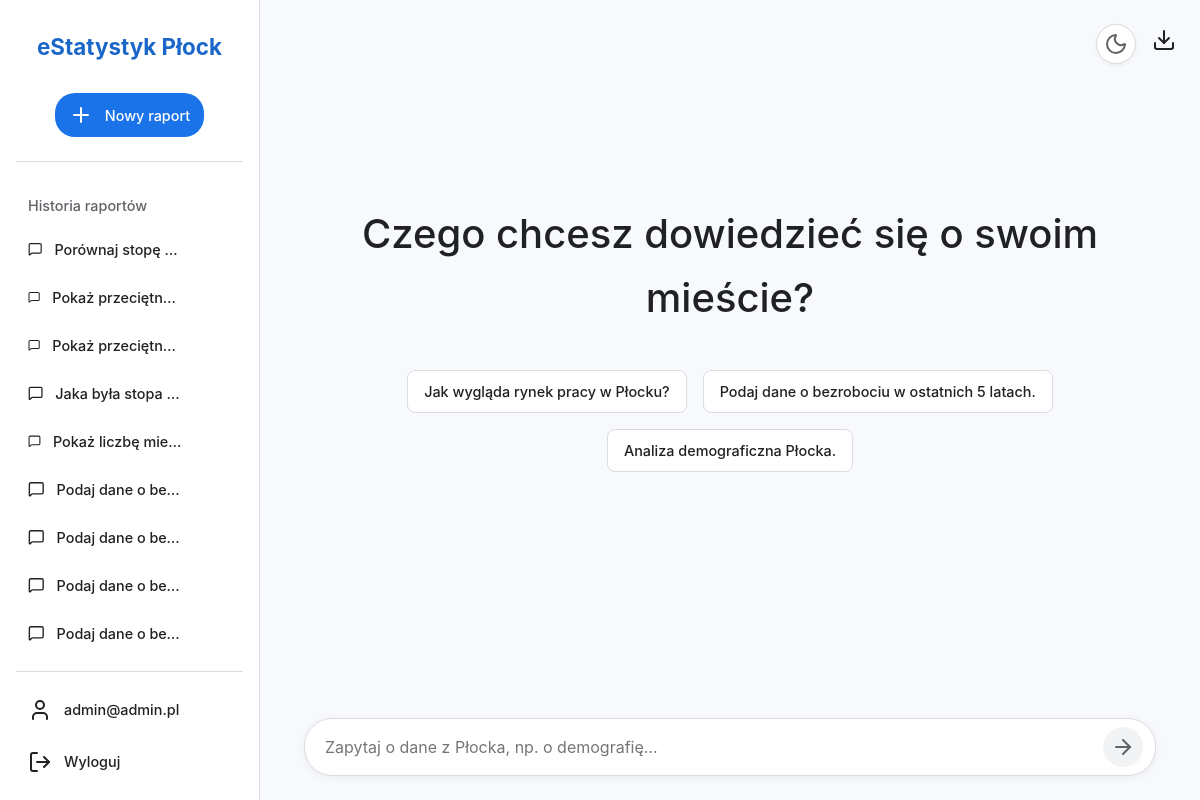
Screenshot of / (signed in) with the database file from the repository.
### main.py (models this page shows)
class Report(db.Model):
    id = db.Column(db.Integer, primary_key=True)
    title = db.Column(db.String(200), nullable=False)
    prompt = db.Column(db.Text, nullable=False)
    content = db.Column(db.Text, nullable=False) # Będzie przechowywać pełny HTML raportu
    user_id = db.Column(db.Integer, db.ForeignKey('user.id'), nullable=False)

class User(db.Model, UserMixin):
    id = db.Column(db.Integer, primary_key=True)
    email = db.Column(db.String(120), unique=True, nullable=False)
    password = db.Column(db.String(60), nullable=False)
    reports = db.relationship('Report', backref='author', lazy=True)

### main.py (the view)
@app.route('/')
@login_required
def index():
    user_reports = Report.query.filter_by(user_id=current_user.id).order_by(Report.id.desc()).all()
    return render_template('index.html', history=user_reports or [])

### main.py (called while the page is built)
@login_manager.user_loader
def load_user(user_id):
    return User.query.get(int(user_id))

### templates/index.html (shortened to what this page needs)
<!DOCTYPE html>
<html lang="pl">
<head>
    <head>
    <link rel="stylesheet" href="{{ url_for('static', filename='style.css') }}">
</head>
    <link rel="stylesheet" href="{{ url_for('static', filename='style.css') }}">
</head>
<body>
    <div id="app-container">
        <nav class="sidebar" id="sidebar">
            <div class="sidebar-header">
                <a href="{{ url_for('index') }}" class="logo-link">
                   <span class="logo-text">eStatystyk Płock</span>
                </a>
                <button class="new-chat-btn" onclick="window.location.href='/'">
                    <i data-lucide="plus"></i> Nowy raport
                </button>
            </div>
            <div class="sidebar-history">
                <span class="history-title">Historia raportów</span>
                <ul id="history-list">
                    {% for report in history %}
                        <a href="#" class="history-item" data-id="{{ report.id }}">
                            <i data-lucide="message-square"></i>
                            <span>{{ report.title }}</span>
                        </a>
                    {% endfor %}
                </ul>
            </div>
            <div class="sidebar-footer">
                <a href="#" class="user-account">
                    <i data-lucide="user"></i>
                    <span>{{ current_user.email }}</span>
                </a>
                <a href="{{ url_for('logout') }}" class="logout-btn">
                    <i data-lucide="log-out"></i>
                    <span>Wyloguj</span>
                </a>
            </div>
        </nav>
        <main class="main-content" id="main-content">
            <div class="main-header-actions">
                <button class="theme-toggle-main" id="theme-toggle-btn" title="Zmień motyw">
                    <i class="theme-icon icon-moon" data-lucide="moon"></i>
                </button>
                <div class="download-container">
                    <button class="download-btn" id="download-btn" title="Pobierz raport">
                        <i data-lucide="download"></i>
                    </button>
                </div>
            </div>
            <div class="chat-container">
                <div class="welcome-message" id="welcome-message">
                    <h1>Czego chcesz dowiedzieć się o swoim mieście?</h1>
                    <div class="suggested-prompts">
                        <button class="prompt-suggestion">Jak wygląda rynek pracy w Płocku?</button>
                        <button class="prompt-suggestion">Podaj dane o bezrobociu w ostatnich 5 latach.</button>
                        <button class="prompt-suggestion">Analiza demograficzna Płocka.</button>
                    </div>
                </div>
            </div>
            <div class="prompt-area">
                <form id="prompt-form">
                    <div class="prompt-input-wrapper">
                        <textarea
                            id="prompt-input"
                            rows="1"
                            placeholder="Zapytaj o dane z Płocka, np. o demografię..."
                        ></textarea>
                        <button type="submit" class="send-btn" id="send-btn">
                            <i data-lucide="arrow-right"></i>
                        </button>
                    </div>
                </form>
            </div>
        </main>
    </div>
</body>
</html>

### rows the page displays
Report: title "Porównaj stopę…"
Report: title "Pokaż przeciętn…"
Report: title "Pokaż przeciętn…"
Report: title "Jaka była stopa…"
Report: title "Pokaż liczbę mie…"
Report: title "Podaj dane o be…"
Report: title "Podaj dane o be…"
Report: title "Podaj dane o be…"
Report: title "Podaj dane o be…"
User: email "admin@admin.pl"
